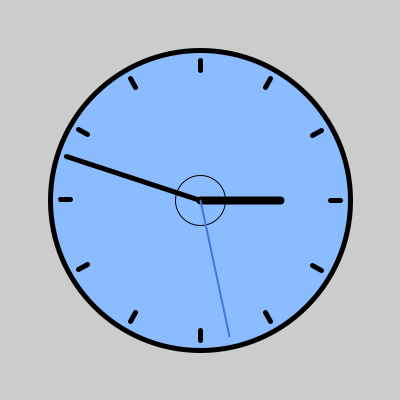
Frame 1 (no input)
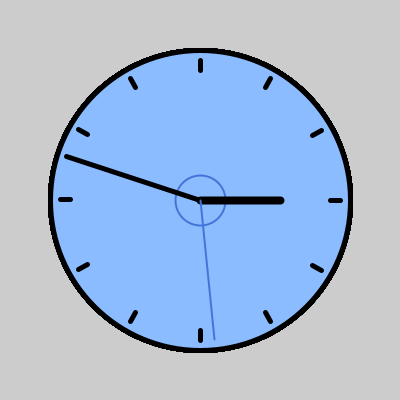
Frame 60 (the mouse pressed at the canvas centre just before this capture)
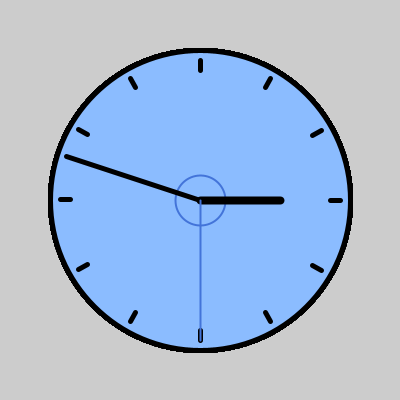
Frame 120 (the mouse held since frame 60 and released just before this capture)

The Processing sketch that drew these frames (run headless with seeded random() and noise(); from frame 60 on, the mouse is pressed at the canvas centre):

// Processing sketch: processing_96632
// ── processing_96632.pde

//ref . eunbee

void setup() {
  size(400, 400);
  
}
 
void draw() {
  fill(#8BBCFF);
  ellipse(200, 200, 300, 300);
  ellipse(200, 200, 50, 50);
  noFill(); 
  stroke(#000000);
  strokeWeight(5);
  ellipse(200, 200, 300, 300);
   
  for (int i = 0; i < 12; i++) {
    float dx = cos(i * TWO_PI / 12);
    float dy = sin(i * TWO_PI / 12); 
    line(200 + 130 * dx, 200 + 130 * dy, 200 + 140 * dx, 200 + 140 * dy);
  }
  
  strokeWeight(8);
  drawHand(80, hour(), 12);
   
  strokeWeight(5);
  drawHand(140, minute(), 60);
   
  strokeWeight(2);
  stroke(#4374D9);
  drawHand(140, second(), 60); 
}
 
void drawHand(float radius, float value, float divider) {
  float x = 200 + radius * cos(value * TWO_PI / divider - PI / 2.0f);
  float y = 200 + radius * sin(value * TWO_PI / divider - PI / 2.0f); 
  line(200, 200, x, y);
}
